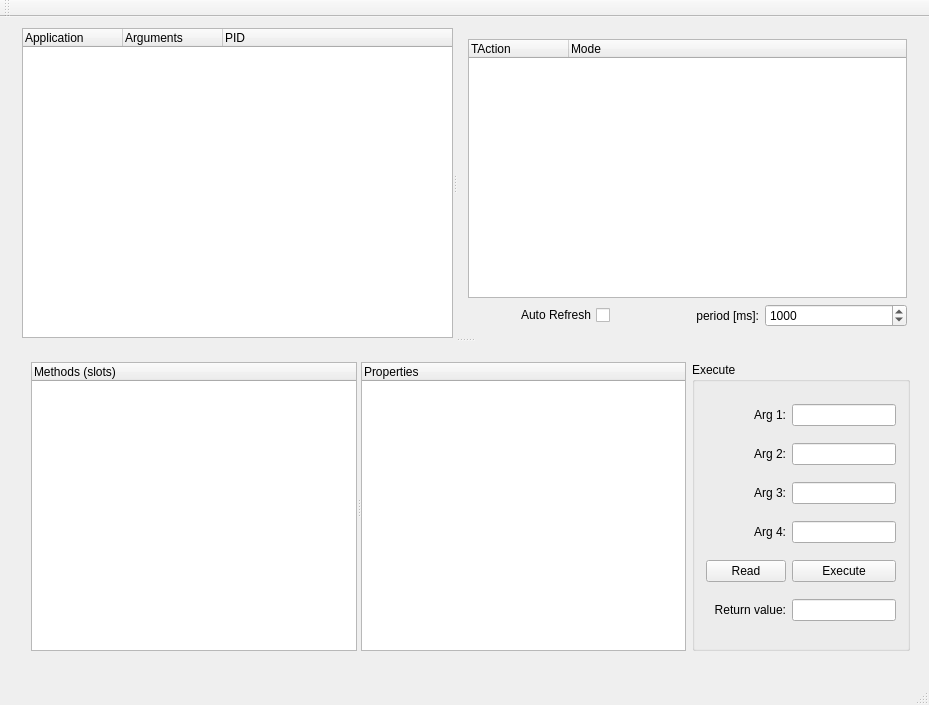
<?xml version="1.0" encoding="UTF-8"?>
<ui version="4.0">
 <class>MainWindow</class>
 <widget class="QMainWindow" name="MainWindow">
  <property name="geometry">
   <rect>
    <x>0</x>
    <y>0</y>
    <width>929</width>
    <height>705</height>
   </rect>
  </property>
  <property name="windowTitle">
   <string>MainWindow</string>
  </property>
  <widget class="QWidget" name="centralWidget">
   <layout class="QVBoxLayout" name="verticalLayout_5">
    <item>
     <widget class="QSplitter" name="splitter_3">
      <property name="orientation">
       <enum>Qt::Vertical</enum>
      </property>
      <widget class="QSplitter" name="splitter">
       <property name="orientation">
        <enum>Qt::Horizontal</enum>
       </property>
       <widget class="QStackedWidget" name="stw1">
        <property name="currentIndex">
         <number>0</number>
        </property>
        <widget class="QWidget" name="page">
         <layout class="QVBoxLayout" name="verticalLayout">
          <property name="spacing">
           <number>0</number>
          </property>
          <property name="topMargin">
           <number>0</number>
          </property>
          <property name="rightMargin">
           <number>0</number>
          </property>
          <property name="bottomMargin">
           <number>0</number>
          </property>
          <item>
           <widget class="QTreeWidget" name="appsListW">
            <property name="columnCount">
             <number>3</number>
            </property>
            <column>
             <property name="text">
              <string>Application</string>
             </property>
            </column>
            <column>
             <property name="text">
              <string>Arguments</string>
             </property>
            </column>
            <column>
             <property name="text">
              <string>PID</string>
             </property>
            </column>
           </widget>
          </item>
         </layout>
        </widget>
        <widget class="QWidget" name="page_2"/>
       </widget>
       <widget class="QStackedWidget" name="stw2">
        <property name="currentIndex">
         <number>2</number>
        </property>
        <widget class="QWidget" name="page_3">
         <layout class="QVBoxLayout" name="verticalLayout_2">
          <property name="margin">
           <number>0</number>
          </property>
          <item>
           <widget class="QTreeWidget" name="widgetListW">
            <column>
             <property name="text">
              <string>Object Name</string>
             </property>
            </column>
            <column>
             <property name="text">
              <string>Widget Type</string>
             </property>
            </column>
           </widget>
          </item>
         </layout>
        </widget>
        <widget class="QWidget" name="page_4">
         <layout class="QVBoxLayout" name="verticalLayout_3">
          <item>
           <widget class="QTreeWidget" name="twThreads">
            <column>
             <property name="text">
              <string>Device Threads</string>
             </property>
            </column>
           </widget>
          </item>
         </layout>
        </widget>
        <widget class="QWidget" name="page_7">
         <layout class="QGridLayout" name="gridLayout_3">
          <item row="0" column="0" colspan="3">
           <widget class="QTreeWidget" name="twActions">
            <column>
             <property name="text">
              <string>TAction</string>
             </property>
            </column>
            <column>
             <property name="text">
              <string>Mode</string>
             </property>
            </column>
           </widget>
          </item>
          <item row="1" column="0">
           <widget class="QCheckBox" name="cbActionAutoRefresh">
            <property name="layoutDirection">
             <enum>Qt::RightToLeft</enum>
            </property>
            <property name="text">
             <string>Auto Refresh</string>
            </property>
           </widget>
          </item>
          <item row="1" column="2">
           <widget class="QSpinBox" name="sbActRefreshPeriod">
            <property name="minimum">
             <number>10</number>
            </property>
            <property name="maximum">
             <number>9998</number>
            </property>
            <property name="singleStep">
             <number>100</number>
            </property>
            <property name="value">
             <number>1000</number>
            </property>
           </widget>
          </item>
          <item row="1" column="1">
           <widget class="QLabel" name="label_7">
            <property name="text">
             <string>period [ms]:</string>
            </property>
            <property name="alignment">
             <set>Qt::AlignRight|Qt::AlignTrailing|Qt::AlignVCenter</set>
            </property>
           </widget>
          </item>
         </layout>
        </widget>
       </widget>
      </widget>
      <widget class="QStackedWidget" name="stw3">
       <property name="currentIndex">
        <number>0</number>
       </property>
       <widget class="QWidget" name="page_5">
        <widget class="QWidget" name="">
         <property name="geometry">
          <rect>
           <x>9</x>
           <y>9</y>
           <width>901</width>
           <height>311</height>
          </rect>
         </property>
         <layout class="QHBoxLayout" name="horizontalLayout">
          <item>
           <widget class="QSplitter" name="splitter_2">
            <property name="sizePolicy">
             <sizepolicy hsizetype="Expanding" vsizetype="Preferred">
              <horstretch>3</horstretch>
              <verstretch>0</verstretch>
             </sizepolicy>
            </property>
            <property name="orientation">
             <enum>Qt::Horizontal</enum>
            </property>
            <widget class="QTreeWidget" name="slotsListW">
             <property name="sizePolicy">
              <sizepolicy hsizetype="Expanding" vsizetype="Expanding">
               <horstretch>1</horstretch>
               <verstretch>0</verstretch>
              </sizepolicy>
             </property>
             <column>
              <property name="text">
               <string>Methods (slots)</string>
              </property>
             </column>
            </widget>
            <widget class="QTreeWidget" name="propertiesListW">
             <property name="sizePolicy">
              <sizepolicy hsizetype="Expanding" vsizetype="Expanding">
               <horstretch>1</horstretch>
               <verstretch>0</verstretch>
              </sizepolicy>
             </property>
             <column>
              <property name="text">
               <string>Properties</string>
              </property>
             </column>
            </widget>
           </widget>
          </item>
          <item>
           <widget class="QGroupBox" name="groupBox">
            <property name="sizePolicy">
             <sizepolicy hsizetype="Preferred" vsizetype="Preferred">
              <horstretch>1</horstretch>
              <verstretch>0</verstretch>
             </sizepolicy>
            </property>
            <property name="title">
             <string>Execute</string>
            </property>
            <layout class="QGridLayout" name="gridLayout">
             <item row="0" column="0">
              <widget class="QLabel" name="label">
               <property name="text">
                <string>Arg 1:</string>
               </property>
               <property name="alignment">
                <set>Qt::AlignRight|Qt::AlignTrailing|Qt::AlignVCenter</set>
               </property>
              </widget>
             </item>
             <item row="0" column="1">
              <widget class="QLineEdit" name="leArg1"/>
             </item>
             <item row="1" column="0">
              <widget class="QLabel" name="label_2">
               <property name="text">
                <string>Arg 2:</string>
               </property>
               <property name="alignment">
                <set>Qt::AlignRight|Qt::AlignTrailing|Qt::AlignVCenter</set>
               </property>
              </widget>
             </item>
             <item row="1" column="1">
              <widget class="QLineEdit" name="leArg2"/>
             </item>
             <item row="2" column="0">
              <widget class="QLabel" name="label_3">
               <property name="text">
                <string>Arg 3:</string>
               </property>
               <property name="alignment">
                <set>Qt::AlignRight|Qt::AlignTrailing|Qt::AlignVCenter</set>
               </property>
              </widget>
             </item>
             <item row="2" column="1">
              <widget class="QLineEdit" name="leArg3"/>
             </item>
             <item row="3" column="0">
              <widget class="QLabel" name="label_4">
               <property name="text">
                <string>Arg 4:</string>
               </property>
               <property name="alignment">
                <set>Qt::AlignRight|Qt::AlignTrailing|Qt::AlignVCenter</set>
               </property>
              </widget>
             </item>
             <item row="3" column="1">
              <widget class="QLineEdit" name="leArg4"/>
             </item>
             <item row="4" column="0">
              <widget class="QPushButton" name="pbRead">
               <property name="text">
                <string>Read</string>
               </property>
              </widget>
             </item>
             <item row="4" column="1">
              <widget class="QPushButton" name="pbExecute">
               <property name="text">
                <string>Execute</string>
               </property>
              </widget>
             </item>
             <item row="5" column="0">
              <widget class="QLabel" name="label_5">
               <property name="text">
                <string>Return value:</string>
               </property>
               <property name="alignment">
                <set>Qt::AlignRight|Qt::AlignTrailing|Qt::AlignVCenter</set>
               </property>
              </widget>
             </item>
             <item row="5" column="1">
              <widget class="QLineEdit" name="leReturnValue"/>
             </item>
            </layout>
           </widget>
          </item>
         </layout>
        </widget>
        <zorder>slotsListW</zorder>
        <zorder>propertiesListW</zorder>
        <zorder>groupBox</zorder>
        <zorder>groupBox</zorder>
       </widget>
       <widget class="QWidget" name="page_8"/>
       <widget class="QWidget" name="page_6">
        <layout class="QGridLayout" name="gridLayout_4">
         <item row="0" column="0" rowspan="3">
          <widget class="QScrollArea" name="scrollArea">
           <property name="widgetResizable">
            <bool>true</bool>
           </property>
           <widget class="QWidget" name="scrollAreaWidgetContents">
            <property name="geometry">
             <rect>
              <x>0</x>
              <y>0</y>
              <width>396</width>
              <height>366</height>
             </rect>
            </property>
           </widget>
          </widget>
         </item>
         <item row="0" column="1">
          <widget class="QLabel" name="label_6">
           <property name="text">
            <string>&lt;!DOCTYPE HTML PUBLIC &quot;-//W3C//DTD HTML 4.0//EN&quot; &quot;http://www.w3.org/TR/REC-html40/strict.dtd&quot;&gt;
&lt;html&gt;&lt;head&gt;&lt;meta name=&quot;qrichtext&quot; content=&quot;1&quot; /&gt;&lt;style type=&quot;text/css&quot;&gt;
p, li { white-space: pre-wrap; }
&lt;/style&gt;&lt;/head&gt;&lt;body style=&quot; font-family:'Sans'; font-size:7pt; font-weight:400; font-style:normal;&quot;&gt;
&lt;p style=&quot; margin-top:0px; margin-bottom:0px; margin-left:0px; margin-right:0px; -qt-block-indent:0; text-indent:0px;&quot;&gt;Target execution events from &lt;span style=&quot; font-weight:600; text-decoration: underline;&quot;&gt;all&lt;/span&gt; applications of this &lt;span style=&quot; font-weight:600; text-decoration: underline;&quot;&gt;session&lt;/span&gt;&lt;/p&gt;&lt;/body&gt;&lt;/html&gt;</string>
           </property>
           <property name="alignment">
            <set>Qt::AlignCenter</set>
           </property>
          </widget>
         </item>
         <item row="1" column="1" colspan="2">
          <widget class="QTreeWidget" name="twTargetExecutionEvents">
           <property name="toolTip">
            <string>This widget receives signals from all TActions in the current section!</string>
           </property>
           <column>
            <property name="text">
             <string>Application</string>
            </property>
           </column>
           <column>
            <property name="text">
             <string>Host:display</string>
            </property>
           </column>
           <column>
            <property name="text">
             <string>Target</string>
            </property>
           </column>
           <column>
            <property name="text">
             <string>Date Time</string>
            </property>
           </column>
           <column>
            <property name="text">
             <string>Success</string>
            </property>
           </column>
           <column>
            <property name="text">
             <string>Exception</string>
            </property>
           </column>
          </widget>
         </item>
         <item row="2" column="1">
          <spacer name="horizontalSpacer">
           <property name="orientation">
            <enum>Qt::Horizontal</enum>
           </property>
           <property name="sizeHint" stdset="0">
            <size>
             <width>395</width>
             <height>20</height>
            </size>
           </property>
          </spacer>
         </item>
         <item row="2" column="2">
          <widget class="QPushButton" name="pbClearEvents">
           <property name="text">
            <string>Clear</string>
           </property>
          </widget>
         </item>
        </layout>
       </widget>
      </widget>
     </widget>
    </item>
   </layout>
  </widget>
  <widget class="QMenuBar" name="menuBar">
   <property name="geometry">
    <rect>
     <x>0</x>
     <y>0</y>
     <width>929</width>
     <height>20</height>
    </rect>
   </property>
  </widget>
  <widget class="QToolBar" name="mainToolBar">
   <attribute name="toolBarArea">
    <enum>TopToolBarArea</enum>
   </attribute>
   <attribute name="toolBarBreak">
    <bool>false</bool>
   </attribute>
  </widget>
  <widget class="QStatusBar" name="statusBar"/>
 </widget>
 <layoutdefault spacing="6" margin="11"/>
 <resources/>
 <connections/>
</ui>
